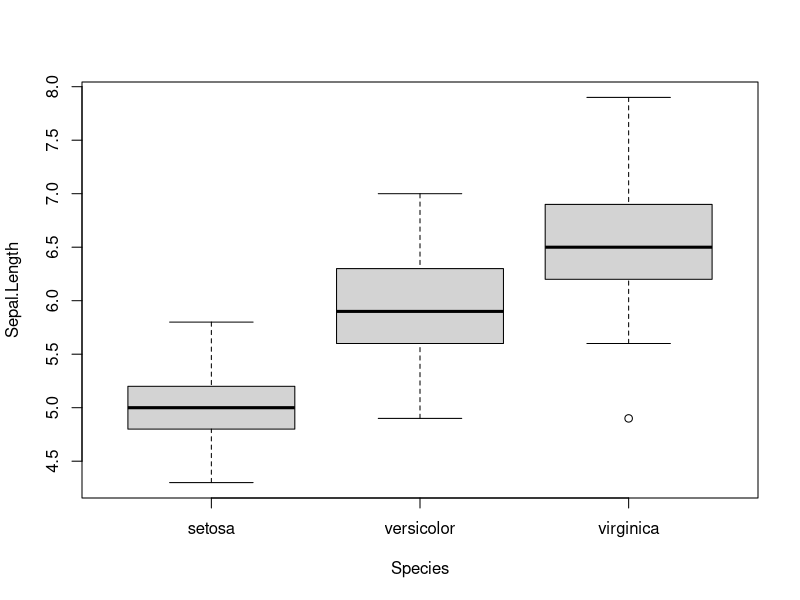
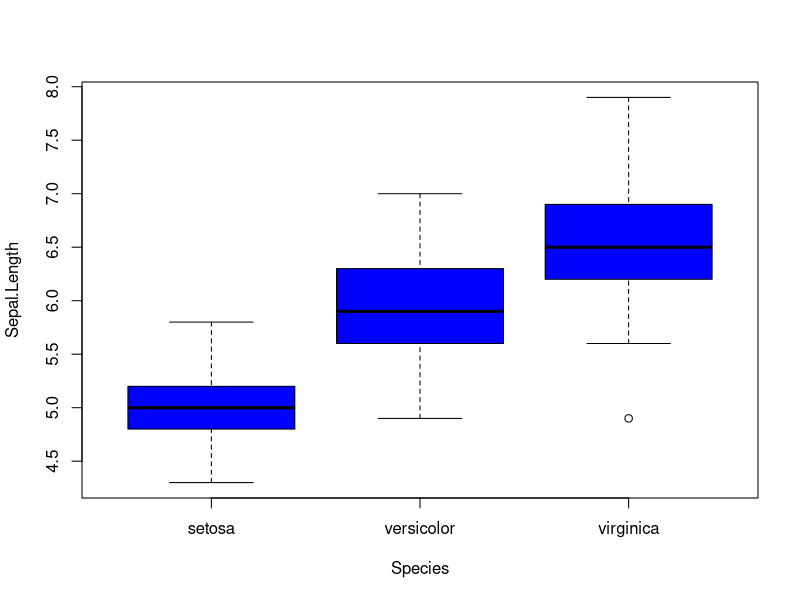

Recreate these plots in R, in order. (Note: this script raises an error after producing the figures.)
## ---- chunk 1
library(knitr)
opts_chunk$set(echo = TRUE)

### This is how one can add a figure:
# ```{r FIGLABEL, out.width = "100%", fig.cap="CAPTION", echo=FALSE}
# plot(1:5)
# ### Or from file:
# include_graphics(path = "./FILENAME.PNG")
# ```
#
# Crossref: \@ref(fig:FIGLABEL)


### For tables use kable function:
# ```{r TABLABEL, echo=FALSE}
# kable(head(iris),
#   caption = "CAPTION")
# ```
#
# Crossref: \@ref(tab:TABLABEL)
## ---- chunk 2
lmfit <- lm(Sepal.Length ~ Species, data = iris)
summary(lmfit)
## ---- chunk 3
### Get the coefficients as table:
sumy <- summary(lmfit)
coeftbl <- sumy$coefficients
coeftbl <- apply(coeftbl, 2, round, digits=2)
kable(coeftbl, caption = 'Results of my linear model.')
## ---- chunk 4
### Look at data:
boxplot(Sepal.Length ~ Species, data = iris)
## ---- chunk 5
### Create figure file:
jpeg(filename = './boxplot.jpeg', width = 10, height = 10, units = 'cm', 
     pointsize = 10, res = 300)
boxplot(Sepal.Length ~ Species, data = iris, col='blue')
dev.off()
## ---- chunk 6
### Insert file:
include_graphics(path = "./boxplot.jpeg")
